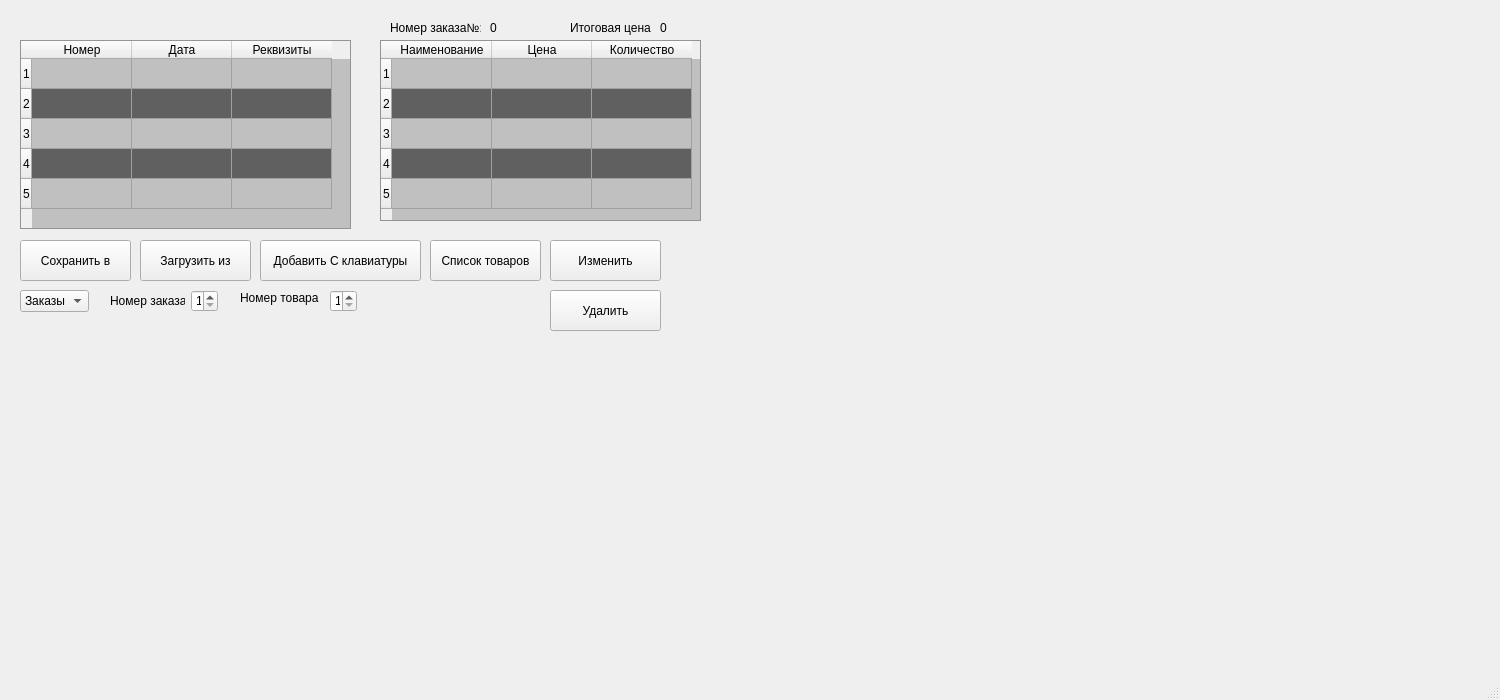
<?xml version="1.0" encoding="UTF-8"?>
<ui version="4.0">
 <class>MainWindow</class>
 <widget class="QMainWindow" name="MainWindow">
  <property name="geometry">
   <rect>
    <x>0</x>
    <y>0</y>
    <width>1500</width>
    <height>700</height>
   </rect>
  </property>
  <property name="windowTitle">
   <string>MainWindow</string>
  </property>
  <widget class="QWidget" name="centralwidget">
   <widget class="QTableWidget" name="ProdtableWidget">
    <property name="geometry">
     <rect>
      <x>380</x>
      <y>40</y>
      <width>321</width>
      <height>181</height>
     </rect>
    </property>
    <property name="styleSheet">
     <string notr="true">QTableWidget{
background-color: #C0C0C0;
alternate-background-color: #606060;
selection-background-color: #282828;
}</string>
    </property>
    <property name="editTriggers">
     <set>QAbstractItemView::NoEditTriggers</set>
    </property>
    <property name="alternatingRowColors">
     <bool>true</bool>
    </property>
    <property name="selectionMode">
     <enum>QAbstractItemView::NoSelection</enum>
    </property>
    <row>
     <property name="text">
      <string>1</string>
     </property>
    </row>
    <row>
     <property name="text">
      <string>2</string>
     </property>
    </row>
    <row>
     <property name="text">
      <string>3</string>
     </property>
    </row>
    <row>
     <property name="text">
      <string>4</string>
     </property>
    </row>
    <row>
     <property name="text">
      <string>5</string>
     </property>
    </row>
    <column>
     <property name="text">
      <string>Наименование</string>
     </property>
    </column>
    <column>
     <property name="text">
      <string>Цена</string>
     </property>
    </column>
    <column>
     <property name="text">
      <string>Количество</string>
     </property>
    </column>
   </widget>
   <widget class="QTableWidget" name="OrdtableWidget">
    <property name="geometry">
     <rect>
      <x>20</x>
      <y>40</y>
      <width>331</width>
      <height>189</height>
     </rect>
    </property>
    <property name="styleSheet">
     <string notr="true">QTableWidget{
background-color: #C0C0C0;
alternate-background-color: #606060;
selection-background-color: #282828;
}</string>
    </property>
    <property name="editTriggers">
     <set>QAbstractItemView::NoEditTriggers</set>
    </property>
    <property name="alternatingRowColors">
     <bool>true</bool>
    </property>
    <property name="selectionMode">
     <enum>QAbstractItemView::NoSelection</enum>
    </property>
    <row>
     <property name="text">
      <string>1</string>
     </property>
    </row>
    <row>
     <property name="text">
      <string>2</string>
     </property>
    </row>
    <row>
     <property name="text">
      <string>3</string>
     </property>
    </row>
    <row>
     <property name="text">
      <string>4</string>
     </property>
    </row>
    <row>
     <property name="text">
      <string>5</string>
     </property>
    </row>
    <column>
     <property name="text">
      <string>Номер</string>
     </property>
    </column>
    <column>
     <property name="text">
      <string>Дата</string>
     </property>
    </column>
    <column>
     <property name="text">
      <string>Реквизиты</string>
     </property>
    </column>
   </widget>
   <widget class="QLabel" name="NumberNamelabel">
    <property name="geometry">
     <rect>
      <x>390</x>
      <y>20</y>
      <width>91</width>
      <height>16</height>
     </rect>
    </property>
    <property name="text">
     <string>Номер заказа№:</string>
    </property>
   </widget>
   <widget class="QLabel" name="NumberTextlabel">
    <property name="geometry">
     <rect>
      <x>490</x>
      <y>20</y>
      <width>31</width>
      <height>16</height>
     </rect>
    </property>
    <property name="text">
     <string>0</string>
    </property>
   </widget>
   <widget class="QLabel" name="PriceNamelabe">
    <property name="geometry">
     <rect>
      <x>570</x>
      <y>20</y>
      <width>81</width>
      <height>16</height>
     </rect>
    </property>
    <property name="text">
     <string>Итоговая цена</string>
    </property>
   </widget>
   <widget class="QLabel" name="PriceTextlabel">
    <property name="geometry">
     <rect>
      <x>660</x>
      <y>20</y>
      <width>31</width>
      <height>16</height>
     </rect>
    </property>
    <property name="text">
     <string>0</string>
    </property>
   </widget>
   <widget class="QPushButton" name="SavepushButton">
    <property name="geometry">
     <rect>
      <x>20</x>
      <y>240</y>
      <width>111</width>
      <height>41</height>
     </rect>
    </property>
    <property name="text">
     <string>Сохранить в</string>
    </property>
   </widget>
   <widget class="QPushButton" name="LoadpushButton">
    <property name="geometry">
     <rect>
      <x>140</x>
      <y>240</y>
      <width>111</width>
      <height>41</height>
     </rect>
    </property>
    <property name="text">
     <string>Загрузить из</string>
    </property>
   </widget>
   <widget class="QComboBox" name="SwitchcomboBox">
    <property name="geometry">
     <rect>
      <x>20</x>
      <y>290</y>
      <width>69</width>
      <height>22</height>
     </rect>
    </property>
    <item>
     <property name="text">
      <string>Заказы</string>
     </property>
    </item>
    <item>
     <property name="text">
      <string>Товары</string>
     </property>
    </item>
   </widget>
   <widget class="QPushButton" name="KeybordpushButton">
    <property name="geometry">
     <rect>
      <x>260</x>
      <y>240</y>
      <width>161</width>
      <height>41</height>
     </rect>
    </property>
    <property name="text">
     <string>Добавить С клавиатуры</string>
    </property>
   </widget>
   <widget class="QSpinBox" name="OrderNumspinBox">
    <property name="geometry">
     <rect>
      <x>191</x>
      <y>290</y>
      <width>27</width>
      <height>22</height>
     </rect>
    </property>
    <property name="minimum">
     <number>1</number>
    </property>
    <property name="maximum">
     <number>5</number>
    </property>
   </widget>
   <widget class="QLabel" name="Ordlabel">
    <property name="geometry">
     <rect>
      <x>110</x>
      <y>290</y>
      <width>75</width>
      <height>22</height>
     </rect>
    </property>
    <property name="text">
     <string>Номер заказа</string>
    </property>
   </widget>
   <widget class="QPushButton" name="LoadpushButton_2">
    <property name="geometry">
     <rect>
      <x>430</x>
      <y>240</y>
      <width>111</width>
      <height>41</height>
     </rect>
    </property>
    <property name="text">
     <string>Список товаров</string>
    </property>
   </widget>
   <widget class="QPushButton" name="ChangepushButton">
    <property name="geometry">
     <rect>
      <x>550</x>
      <y>240</y>
      <width>111</width>
      <height>41</height>
     </rect>
    </property>
    <property name="text">
     <string>Изменить</string>
    </property>
   </widget>
   <widget class="QLabel" name="ProductNumberlabel">
    <property name="geometry">
     <rect>
      <x>240</x>
      <y>290</y>
      <width>81</width>
      <height>16</height>
     </rect>
    </property>
    <property name="text">
     <string>Номер товара</string>
    </property>
   </widget>
   <widget class="QSpinBox" name="ProdNumspinBox">
    <property name="geometry">
     <rect>
      <x>330</x>
      <y>290</y>
      <width>27</width>
      <height>22</height>
     </rect>
    </property>
    <property name="minimum">
     <number>1</number>
    </property>
    <property name="maximum">
     <number>5</number>
    </property>
   </widget>
   <widget class="QPushButton" name="DeletepushButton">
    <property name="geometry">
     <rect>
      <x>550</x>
      <y>290</y>
      <width>111</width>
      <height>41</height>
     </rect>
    </property>
    <property name="text">
     <string>Удалить</string>
    </property>
   </widget>
   <zorder>ProdtableWidget</zorder>
   <zorder>OrdtableWidget</zorder>
   <zorder>NumberNamelabel</zorder>
   <zorder>NumberTextlabel</zorder>
   <zorder>PriceNamelabe</zorder>
   <zorder>PriceTextlabel</zorder>
   <zorder>SavepushButton</zorder>
   <zorder>LoadpushButton</zorder>
   <zorder>KeybordpushButton</zorder>
   <zorder>SwitchcomboBox</zorder>
   <zorder>OrderNumspinBox</zorder>
   <zorder>Ordlabel</zorder>
   <zorder>LoadpushButton_2</zorder>
   <zorder>ChangepushButton</zorder>
   <zorder>ProductNumberlabel</zorder>
   <zorder>ProdNumspinBox</zorder>
   <zorder>DeletepushButton</zorder>
  </widget>
  <widget class="QMenuBar" name="menubar">
   <property name="geometry">
    <rect>
     <x>0</x>
     <y>0</y>
     <width>1500</width>
     <height>17</height>
    </rect>
   </property>
  </widget>
  <widget class="QStatusBar" name="statusbar"/>
 </widget>
 <resources/>
 <connections/>
</ui>
